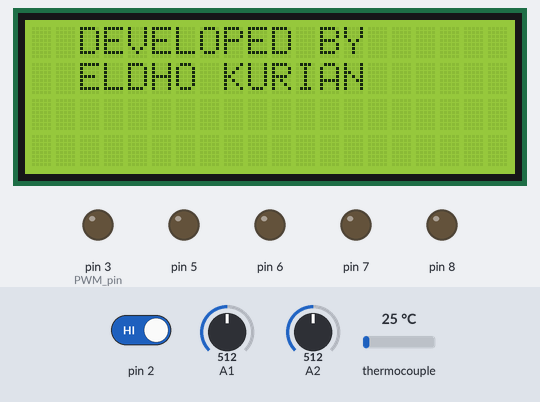
This sketch was run on a simulated Arduino Uno, built with avr-gcc and run on an emulated ATmega328P. Shown: 20×4 character LCD, output pins drawn as LEDs (lit = HIGH). Dashed ring = blinking. Inputs (shaded band) come from the test bench; at power-on: pin 2 HIGH, thermocouple 25 °C, A2 = 512, A1 = 512.

Above: at 2.7 s.
At 8.8 s:
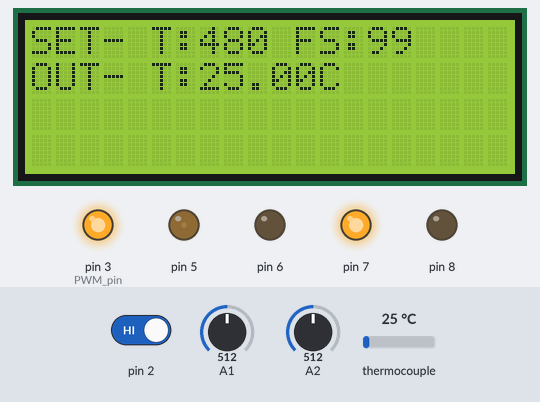
8.9 s: pin 2 driven LOW
At 10.0 s:
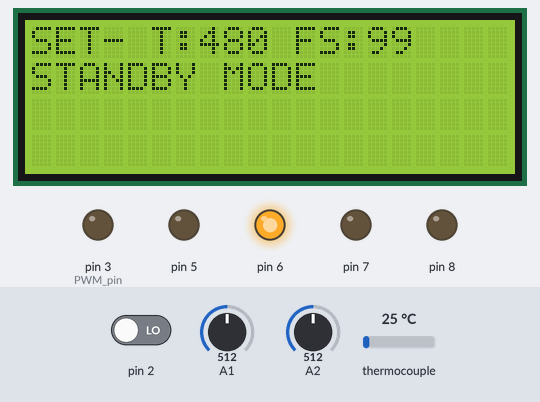
10.4 s: thermocouple set to 47 °C
11.9 s: thermocouple set to 55 °C
At 13.2 s:
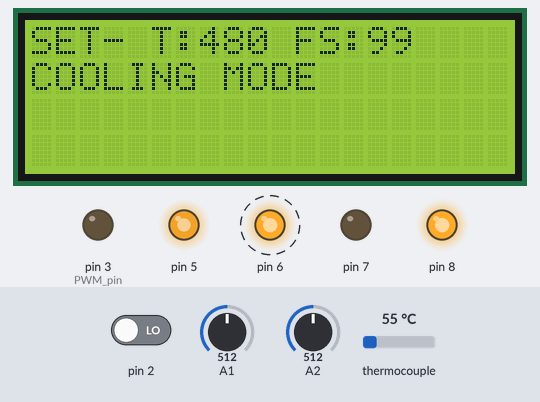
13.5 s: pin 2 driven HIGH
At 14.75 s:
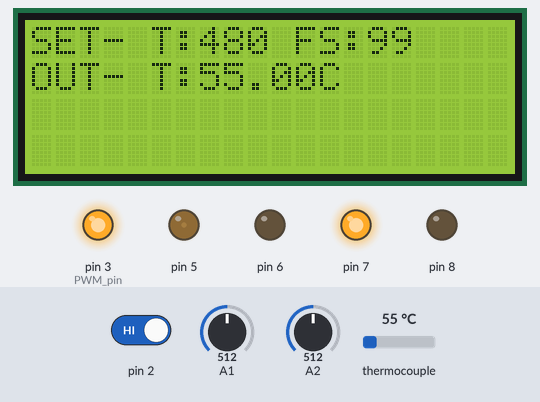
15.1 s: A2 set to 11
At 16.4 s:
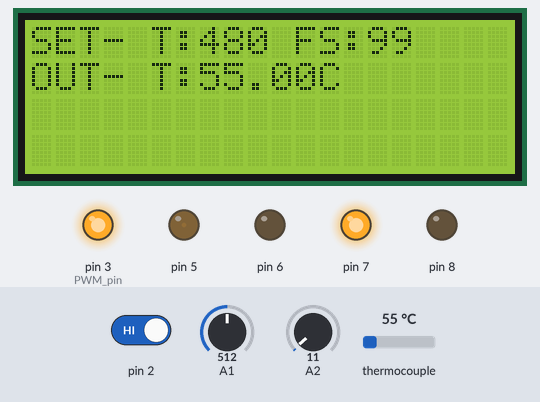
18.1 s: A2 set to 8
Timing chart, 0 to 21.1 s (numbered marks = the images above; inputs shaded):
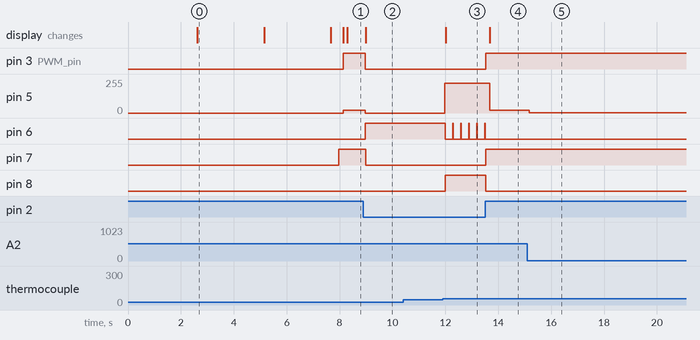

Measured:
- the behaviour switches between 50 and 51 °C on thermocouple (found by bisection; images 2 and 3)
- after the input at 8.9 s, pin 3 (PWM_pin): HIGH → LOW after 0.07 s; pin 5: 22/255 → 0/255 after 0.07 s; pin 6: LOW → HIGH after 0.07 s; pin 7: HIGH → LOW after 0.09 s; the display: changes after 0.09 s (image 2)
- after the input at 10.4 s, every drawn part: stays the same
- after the input at 11.9 s, pin 5: 0/255 → 225/255 after 0.08 s; pin 6: alternates HIGH for 0.02 s and LOW for 0.29 s, starting after 0.10 s; pin 8: LOW → HIGH after 0.10 s; the display: changes after 0.11 s (image 3)
- after the input at 13.5 s, pin 3 (PWM_pin), pin 7: LOW → HIGH at once; pin 5: 225/255 → 22/255 after 0.18 s; pin 6: goes on until 13.5 s, then stays LOW; pin 8: HIGH → LOW at once; the display: changes after 0.18 s (image 4)
- after the input at 15.1 s, pin 3 (PWM_pin): stays HIGH (without the input it goes to LOW after 3.0 s); pin 5: 22/255 → 1/255 after 0.06 s
- what the display in image 0 shows lasts 2.5 s, from 2.6 s to 5.1 s

The sketch:

code.ino
```cpp
#include <Wire.h>
#include "max6675.h"
#include <LiquidCrystal_I2C.h>
LiquidCrystal_I2C lcd(0x3f,20,4);  //sometimes the adress is not 0x3f. Change to 0x27 if it dosn't work.

/*    i2c LCD Module  ==>   Arduino
 *    SCL             ==>     A5
 *    SDA             ==>     A4
 *    Vcc             ==>     Vcc (5v)
 *    Gnd             ==>     Gnd      */

#include <SPI.h>
//We define the SPI pìns
#define MAX6675_CS   10
#define MAX6675_SO   12
#define MAX6675_SCK  13

//Pins
int PWM_pin = 3;
int val;
int x;
//Variables
float temperature_read = 0.0;
int set_temperature ;
float PID_error = 0;
float previous_error = 0;
float elapsedTime, Time, timePrev;
int PID_value = 0;
int thermoDO = 9;
int thermoCS = 10;
int thermoCLK = 13;
long previousMillis = 0;
long interval = 300;

//PID constants
int kp = 8.8;   int ki = 0.1;   int kd = 1.5;
int PID_p = 0;    int PID_i = 0;    int PID_d = 0;

MAX6675 thermocouple(thermoCLK, thermoCS, thermoDO);

void setup() {
  pinMode(PWM_pin,OUTPUT);
  pinMode(6,OUTPUT);
  pinMode(7,OUTPUT);
  pinMode(8,OUTPUT);
  TCCR2B = TCCR2B & B11111000 | B00000111;
  Time = millis();
  lcd.begin();
  lcd.backlight();
  lcd.print("HOT AIR STATION");
  lcd.setCursor(0,1);
  lcd.print("    LOADING..");
  delay(2500);
  lcd.clear();
  lcd.print("  DEVELOPED BY");
  lcd.setCursor(0,1);
  lcd.print("  ELDHO KURIAN");
  delay(2500);
  lcd.clear();
   lcd.print("  CO-FOUNDER");
  lcd.setCursor(0,1);
  lcd.print("  VIPIN RAJ");
  delay(2500);
  lcd.clear();
}


void loop() {

  int prox = digitalRead(2);
  if(prox == LOW){
   // delay(300);
  //lcd.clear();

  unsigned long currentMillis = millis();

  if(currentMillis - previousMillis > interval) {

    previousMillis = currentMillis;

    temperature_read = thermocouple.readCelsius();
    lcd.setCursor(0,1);
    lcd.print("STANDBY MODE    ");
     digitalWrite(6,HIGH);

    if(temperature_read > 50){
      analogWrite(5,225);
      lcd.setCursor(0,1);

      lcd.print("COOLING MODE    ");
      digitalWrite(8,HIGH);
       digitalWrite(6,LOW);

    }else{
      analogWrite(5,0);
       digitalWrite(8,LOW);

    }
     set_temperature = analogRead(A1);
    set_temperature = constrain(set_temperature,20,480);
    val = analogRead(A2);

    val=constrain(val,0,200);
    x = val*99/200;
    analogWrite(3,0);
      lcd.setCursor(0,0);
    lcd.print("SET- ");
    lcd.print("T:");

    lcd.print(set_temperature);
    lcd.print(" FS:");
    lcd.print(x);
     lcd.print("  ");
      digitalWrite(7,LOW);

  }
  }
  if(prox == HIGH){
    if(x>4){
   digitalWrite(8,LOW);
    digitalWrite(6,LOW);
    digitalWrite(7,HIGH);
 // First we read the real value of temperature
  temperature_read = thermocouple.readCelsius();  //get the real temperature in Celsius degrees
  //Next we calculate the error between the setpoint and the real value
  PID_error = set_temperature - temperature_read;
  //Calculate the P value
  PID_p = kp * PID_error;
  //Calculate the I value in a range on +-3
  if(-3 < PID_error <3)
  {
    PID_i = PID_i + (ki * PID_error);
  }

  //For derivative we need real time to calculate speed change rate
  timePrev = Time;                            // the previous time is stored before the actual time read
  Time = millis();                            // actual time read
  elapsedTime = (Time - timePrev) / 1000;
  //Now we can calculate the D calue
  PID_d = kd*((PID_error - previous_error)/elapsedTime);
  //Final total PID value is the sum of P + I + D
  PID_value = PID_p + PID_i + PID_d;

  //We define PWM range between 0 and 255
  if(PID_value < 0)
  {    PID_value = 0;    }
  if(PID_value > 255)
  {    PID_value = 225;  }
  //Now we can write the PWM signal to the mosfet on digital pin D3
  analogWrite(PWM_pin,PID_value);
  previous_error = PID_error;     //Remember to store the previous error for next loop.

  delay(130);
  //lcd.clear();

  //lcd.clear();
    lcd.setCursor(0,0);
    lcd.print("SET- ");
    lcd.print("T:");
    //lcd.setCursor(5,0);
    lcd.print(set_temperature);
    lcd.print(" FS:");
    lcd.print(x);
    lcd.print("  ");
    lcd.setCursor(0,1);
    lcd.print("OUT- ");
    lcd.print("T:");
    //lcd.setCursor(11,1);
    lcd.print(temperature_read);
    lcd.print("C");
    lcd.print("   ");
    set_temperature = analogRead(A1);
    set_temperature = constrain(set_temperature,20,480);
    val = analogRead(A2);

    val=constrain(val,0,225);
x = val*99/225;
    val=val/10;
    analogWrite(5,val);

}
if(x<4){
  analogWrite(3,0);
  lcd.clear();
  lcd.setCursor(0,0);
  lcd.print("ERROR:");
  lcd.setCursor(0,1);
  lcd.print("FAN SPEED LOW");
  digitalWrite(6,HIGH);
  digitalWrite(7,HIGH);
  digitalWrite(8,HIGH);
  temperature_read = thermocouple.readCelsius();

  if(temperature_read > 50){
      analogWrite(5,225);
  }else{
    analogWrite(5,0);
  }
  digitalWrite(6,LOW);
  digitalWrite(7,LOW);
  digitalWrite(8,LOW);
   val = analogRead(A2);

    val=constrain(val,0,225);
    x = val*99/225;
    delay(300);
}

}

}
```
